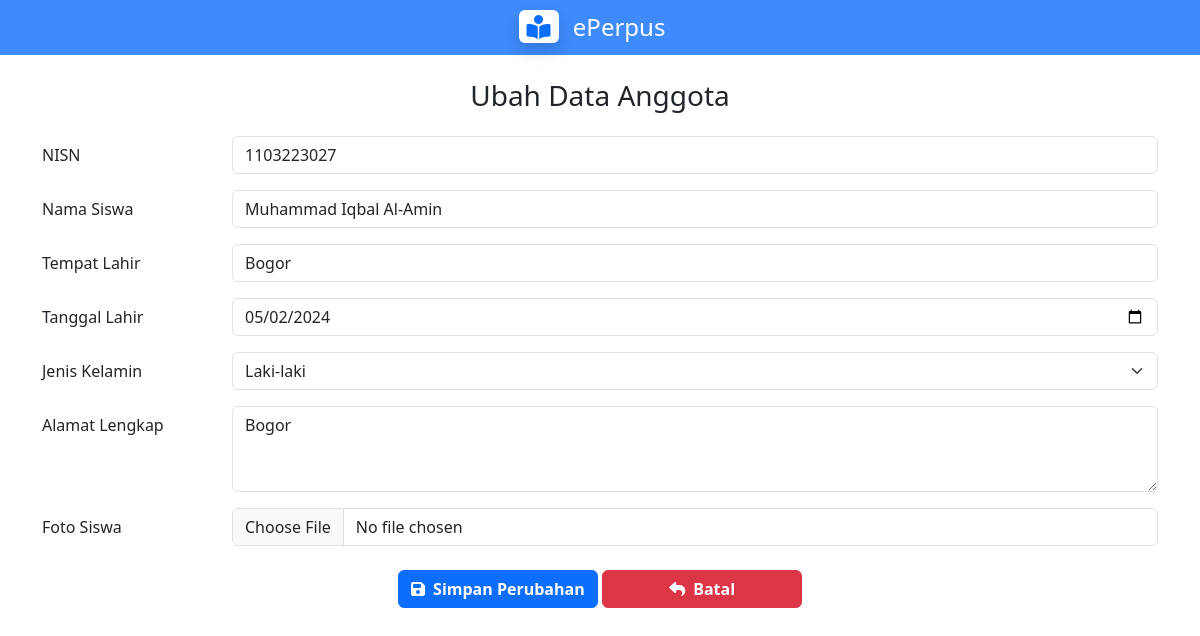
/AnggotaSection/ubah.php?nisn=1103223027, run on the app's committed database.
### tables this page shows
CREATE TABLE `tbl_siswa` (
  `nisn` varchar(25) NOT NULL,
  `nama` varchar(255) NOT NULL,
  `tempat_lahir` varchar(50) NOT NULL,
  `tanggal_lahir` date NOT NULL,
  `jenis_kelamin` varchar(25) NOT NULL,
  `alamat` text NOT NULL,
  `foto` varchar(25) NOT NULL
);

### loginKey.php (called while the page is built, shortened)
<?php
include 'koneksi.php';
$query = "SELECT * FROM tbl_login";
$sql = mysqli_query($conn, $query);
$result = mysqli_fetch_assoc($sql);
$login = $result['id'];
?>

### AnggotaSection/ubah.php (the view, shortened to what this page needs)
<?php
include '../koneksi.php';
include '../loginKey.php';
$nisn = $_GET['nisn'];
$query = "SELECT * FROM tbl_siswa WHERE nisn = '$nisn'";
$sql = mysqli_query($conn, $query);
$result = mysqli_fetch_assoc($sql);
$tempat_lahir = $result['tempat_lahir'];
$tanggal_lahir = $result['tanggal_lahir'];
$jenis_kelamin = $result['jenis_kelamin'];
$alamat = $result['alamat'];
$nama = $result['nama'];
?>
<!DOCTYPE html>
<html lang="en">
<head>
    <link rel="stylesheet" href="https://cdn.jsdelivr.net/npm/bootstrap@5.3.3/dist/css/bootstrap.min.css">
    <link rel="stylesheet" href="https://cdnjs.cloudflare.com/ajax/libs/font-awesome/6.5.2/css/all.min.css">
</head>
<body>
    <div class="main-container">
        <div class="content">
            <nav class="navbar navbar-dark justify-content-center" style="background-color: #3D8BFD;">
                <a class="navbar-brand" href="../index.php?login=<?php echo $login ?>">
                    <h1 class="fs-4 m-0"><span class="bg-white text-primary rounded shadow px-2 me-2"><i
                                class="fa-solid fa-book-open-reader"></i></span> <span class="text-white">ePerpus</span>
                    </h1>
                </a>
            </nav>
            <h3 class="mt-4 text-center">Ubah Data Anggota</h3>
            <div class="container mt-4">
                <form method="POST" action="ubahApi.php" enctype="multipart/form-data">
                    <div class="mb-3 row">
                        <label for="nisn" class="col-sm-2 col-form-label">NISN</label>
                        <div class="col">
                            <input required type="text" class="form-control" id="nisn" name="nisn"
                                placeholder="1234567890" value="<?php echo $nisn; ?>">
                        </div>
                    </div>
                    <div class="mb-3 row">
                        <label for="nama" class="col-sm-2 col-form-label">Nama Siswa</label>
                        <div class="col">
                            <input required type="text" class="form-control" id="nama" name="nama_siswa"
                                placeholder="John Doe" value="<?php echo $nama; ?>">
                        </div>
                    </div>
                    <div class="mb-3 row">
                        <label for="tempat_lahir" class="col-sm-2 col-form-label">Tempat Lahir</label>
                        <div class="col">
                            <input required type="text" class="form-control" id="tempat_lahir" name="tempat_lahir"
                                placeholder="Jakarta" value="<?php echo $tempat_lahir; ?>">
                        </div>
                    </div>
                    <div class="mb-3 row">
                        <label for="tanggal_lahir" class="col-sm-2 col-form-label">Tanggal Lahir</label>
                        <div class="col">
                            <input required type="date" class="form-control" id="tanggal_lahir" name="tanggal_lahir"
                                value="<?php echo $tanggal_lahir; ?>">
                        </div>
                    </div>
                    <div class="mb-3 row">
                        <label for="jenis_kelamin" class="col-sm-2 col-form-label">Jenis Kelamin</label>
                        <div class="col">
                            <select required id="jenis_kelamin" name="jenis_kelamin" class="form-select">
                                <option <?php if ($jenis_kelamin == 'Laki-laki') {
                                    echo "selected";
                                } ?>   value="Laki-laki">
                                    Laki-laki</option>
                            </select>
                        </div>
                    </div>
                    <div class="mb-3 row">
                        <label for="alamat" class="col-sm-2 col-form-label">Alamat Lengkap</label>
                        <div class="col">
                            <textarea required class="form-control" id="alamat" name="alamat"
                                rows="3"><?php echo $alamat; ?></textarea>
                        </div>
                    </div>
                    <div class="mb-3 row">
                        <label for="foto" class="col-sm-2 col-form-label">Foto Siswa</label>
                        <div class="col">
                            <input class="form-control" type="file" id="foto" name="foto" accept="image/*">
                        </div>
                    </div>
                    <div class="mb-3 row mt-4 text-center">
                        <div class="col">
                            <button type="submit" name="aksi" value="edit" class="btn btn-primary fw-bold"
                                style="width: 200px;"><i class="fa-solid fa-floppy-disk"></i>&ensp;Simpan
                                Perubahan</button>
                            <a href="../index.php?login=<?php echo $login ?>" type="button" class="btn btn-danger fw-bold" style="width: 200px;"><i
                                    class="fa fa-reply" aria-hidden="true"></i>&ensp;Batal</a>
                        </div>
                    </div>
                </form>
            </div>
        </div>
    </div>
</body>
</html>

### data on the page
tbl_siswa: nama_siswa "Muhammad Iqbal Al-Amin", tempat_lahir "Bogor", tanggal_lahir "05/02/2024", jenis_kelamin "Laki-laki", alamat "Bogor"
